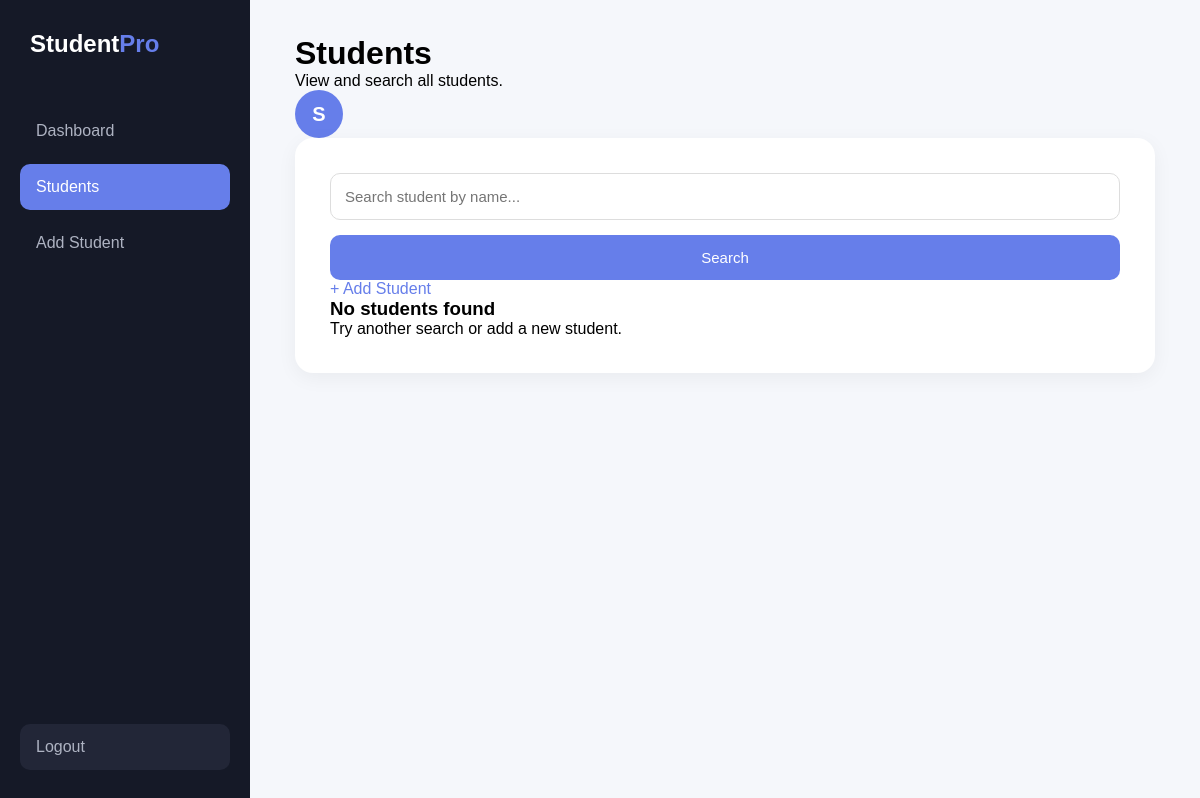
The app's page /students (signed in), older data.
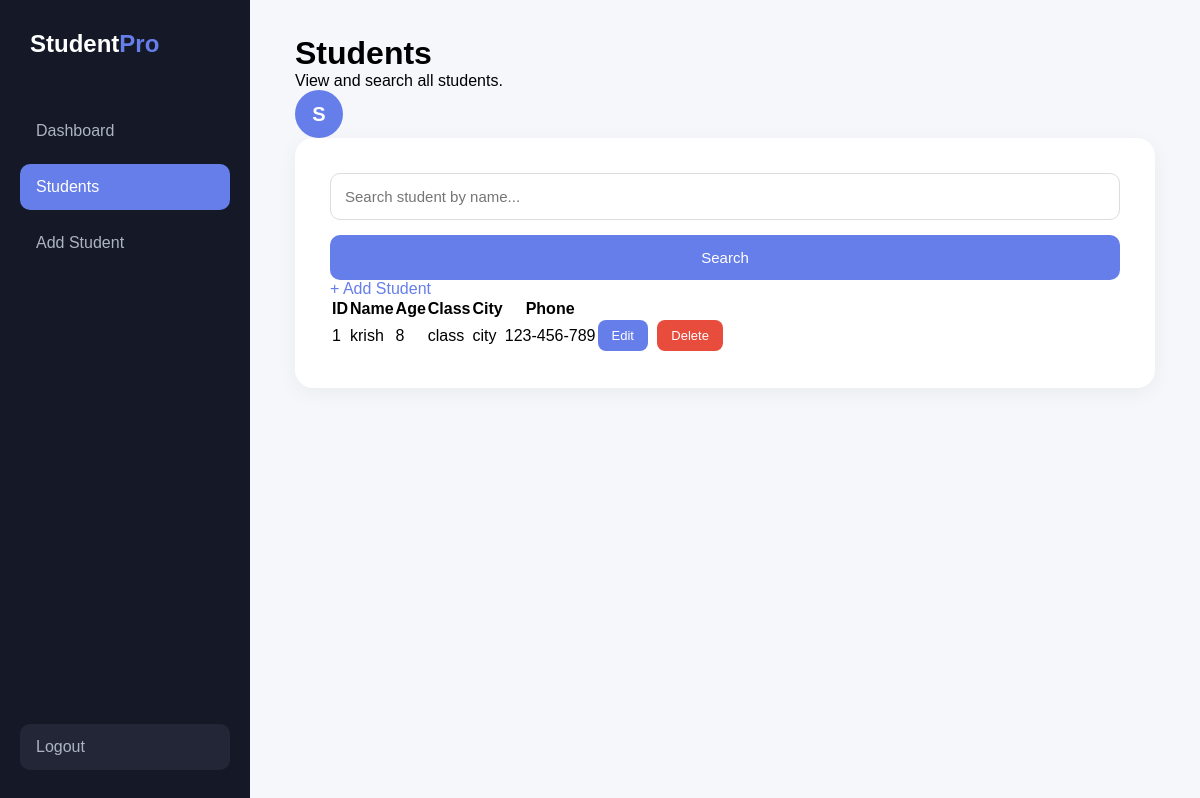
The same page, newer data.
### tables this page shows
CREATE TABLE students(
        id INTEGER PRIMARY KEY AUTOINCREMENT,
        name TEXT NOT NULL,
        age INTEGER NOT NULL,
        class_name TEXT NOT NULL,
        city TEXT NOT NULL,
        phone TEXT NOT NULL
    );

### app.py (the view)
@app.route("/students")
def students():
    if "username" not in session:
        return redirect("/")
    search = request.args.get("search", "")
    connection = sqlite3.connect("students.db")
    cursor = connection.cursor()
    if search:
        cursor.execute("""
            SELECT * FROM students
            WHERE name LIKE ?
        """, ("%" + search + "%",))
    else:
        cursor.execute("""
            SELECT * FROM students
        """)
    students = cursor.fetchall()
    connection.close()
    return render_template(
        "students.html",
        students=students,
        search=search
    )

### Templates/students.html (shortened to what this page needs)
<!DOCTYPE html>
<html lang="en">
    <link rel="stylesheet" href="{{url_for('static', filename='css/style.css')}}">
<head>
<body class="dashboard-page">
    <aside class="sidebar">
        <div class="logo">
            Student<span>Pro</span>
        </div>
        <nav>
            <a href="/dashboard">
                Dashboard
            </a>
            <a href="/students" class="active">
                Students
            </a>
            <a href="/add-student">
                Add Student
            </a>
        </nav>
        <a href="/logout" class="logout">
            Logout
        </a>
    </aside>
    <main class="main-content">
        <header class="topbar">
            <div>
                <h1>Students</h1>
                <p>
                    View and search all students.
                </p>
            </div>
            <div class="profile">
                {{ session["username"][0]|upper }}
            </div>
        </header>
        <div class="form-card">
            <div class="student-header">
                <form action="/students" method="GET" class="search-form">
                    <input type="text" name="search" placeholder="Search student by name..." value="{{ search }}">
                    <button type="submit">
                        Search
                    </button>
                </form>
                <a href="/add-student" class="add-student-button">
                    + Add Student
                </a>
            </div>
            {% if students %}
            <div class="table-container">
                <table>
                    <thead>
                        <tr>
                            <th>ID</th>
                            <th>Name</th>
                            <th>Age</th>
                            <th>Class</th>
                            <th>City</th>
                            <th>Phone</th>
                        </tr>
                    </thead>
                    <tbody>
                        {% for student in students %}
                        <tr>
                            <td>{{ student[0] }}</td>
                            <td>{{ student[1] }}</td>
                            <td>{{ student[2] }}</td>
                            <td>{{ student[3] }}</td>
                            <td>{{ student[4] }}</td>
                            <td>{{ student[5] }}</td>
                            <td>
                                <a
                                    href="/edit-student/{{ student[0] }}"
                                    class="edit-button"
                                >
                                    Edit
                                </a>
                                <form
                                    action="/delete-student/{{ student[0] }}"
                                    method="POST"
                                    class="delete-form"
                                    onsubmit="return confirm('Are you sure you want to delete this student?');"
                                >
                                    <button type="submit" class="delete-button">
                                        Delete
                                    </button>
                                </form>
                            </td>
                        </tr>
                        {% endfor %}
                    </tbody>
                </table>
            </div>
            {% else %}
            <div class="empty-state">
                <h3>No students found</h3>
                <p>Try another search or add a new student.</p>
            </div>
            {% endif %}
        </div>
    </main>
</body>
</html>

Row changes from the older to the newer data that the page shows:
added students: id "1", name "krish", age "8", class_name "class", city "city", phone "123-456-789"
Text that changed along with them:
text no longer shown: "No students found Try another search or add a new student."
text now shown: "ID Name Age Class City Phone"
